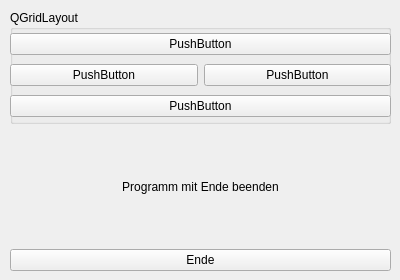
<?xml version="1.0" encoding="UTF-8"?>
<ui version="4.0">
 <class>MeinWidget</class>
 <widget class="QWidget" name="MeinWidget">
  <property name="geometry">
   <rect>
    <x>0</x>
    <y>0</y>
    <width>400</width>
    <height>280</height>
   </rect>
  </property>
  <property name="windowTitle">
   <string>Form</string>
  </property>
  <widget class="QWidget" name="verticalLayoutWidget">
   <property name="geometry">
    <rect>
     <x>10</x>
     <y>10</y>
     <width>381</width>
     <height>261</height>
    </rect>
   </property>
   <layout class="QVBoxLayout" name="verticalLayout">
    <item>
     <widget class="QGroupBox" name="groupBox">
      <property name="title">
       <string>QGridLayout</string>
      </property>
      <widget class="QWidget" name="gridLayoutWidget">
       <property name="geometry">
        <rect>
         <x>0</x>
         <y>20</y>
         <width>381</width>
         <height>91</height>
        </rect>
       </property>
       <layout class="QGridLayout" name="gridLayout">
        <item row="1" column="0">
         <widget class="QPushButton" name="pushButton_3">
          <property name="text">
           <string>PushButton</string>
          </property>
         </widget>
        </item>
        <item row="1" column="1">
         <widget class="QPushButton" name="pushButton_4">
          <property name="text">
           <string>PushButton</string>
          </property>
         </widget>
        </item>
        <item row="0" column="0" colspan="2">
         <widget class="QPushButton" name="pushButton_2">
          <property name="text">
           <string>PushButton</string>
          </property>
         </widget>
        </item>
        <item row="2" column="0" colspan="2">
         <widget class="QPushButton" name="pushButton_5">
          <property name="text">
           <string>PushButton</string>
          </property>
         </widget>
        </item>
       </layout>
      </widget>
     </widget>
    </item>
    <item>
     <widget class="QLabel" name="label">
      <property name="text">
       <string>Programm mit Ende beenden</string>
      </property>
      <property name="alignment">
       <set>Qt::AlignCenter</set>
      </property>
     </widget>
    </item>
    <item>
     <widget class="QPushButton" name="pushButton">
      <property name="text">
       <string>Ende</string>
      </property>
     </widget>
    </item>
   </layout>
  </widget>
 </widget>
 <resources/>
 <connections>
  <connection>
   <sender>pushButton</sender>
   <signal>clicked()</signal>
   <receiver>MeinWidget</receiver>
   <slot>close()</slot>
   <hints>
    <hint type="sourcelabel">
     <x>200</x>
     <y>128</y>
    </hint>
    <hint type="destinationlabel">
     <x>199</x>
     <y>74</y>
    </hint>
   </hints>
  </connection>
 </connections>
</ui>
